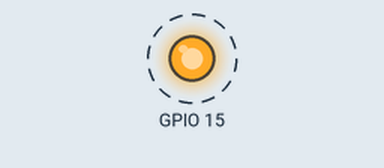
This sketch was run on a simulated ESP32. On the bench: output pins drawn as LEDs (lit = HIGH). Dashed ring = blinking. WiFi joins after 1.5 s; servers stay silent unless stated; what the sketch prints to the serial monitor is not drawn.

Above: at 3.85 s.
Timing chart, 0 to 6.7 s (numbered marks = the images above):
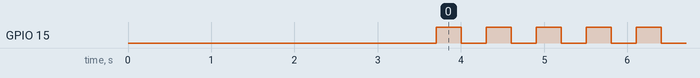

The sketch:

IOT04_httpclient.ino
```cpp
#include <WiFi.h>
#include <HTTPClient.h>

void setup() {
  pinMode(15, OUTPUT);

  Serial.begin(115200);
  delay(1000);

  WiFi.begin("Siam-ReteAule", "Khimeya2018");
  while (WiFi.status() != WL_CONNECTED) {
    delay(500);
    Serial.print(".");
  }
  Serial.println("\nConnesso!");
  Serial.print("IP: ");
  Serial.println(WiFi.localIP());
  delay(1000);
  HTTPClient http;
  //http.begin("http://www.google.com");
  http.begin("http://jsonplaceholder.typicode.com/todos/1");

  int httpCode = http.GET();
  if (httpCode > 0) {
    Serial.print("HTTP CODE: ");
    Serial.println(httpCode);
    String page = http.getString();
    Serial.println(page);
  }
  http.end();
  WiFi.disconnect();
}

void loop() {
  digitalWrite(15, !digitalRead(15));
  delay(300);
}
```

Measured:
- by itself, GPIO 15: alternates HIGH for 0.30 s and LOW for 0.30 s
